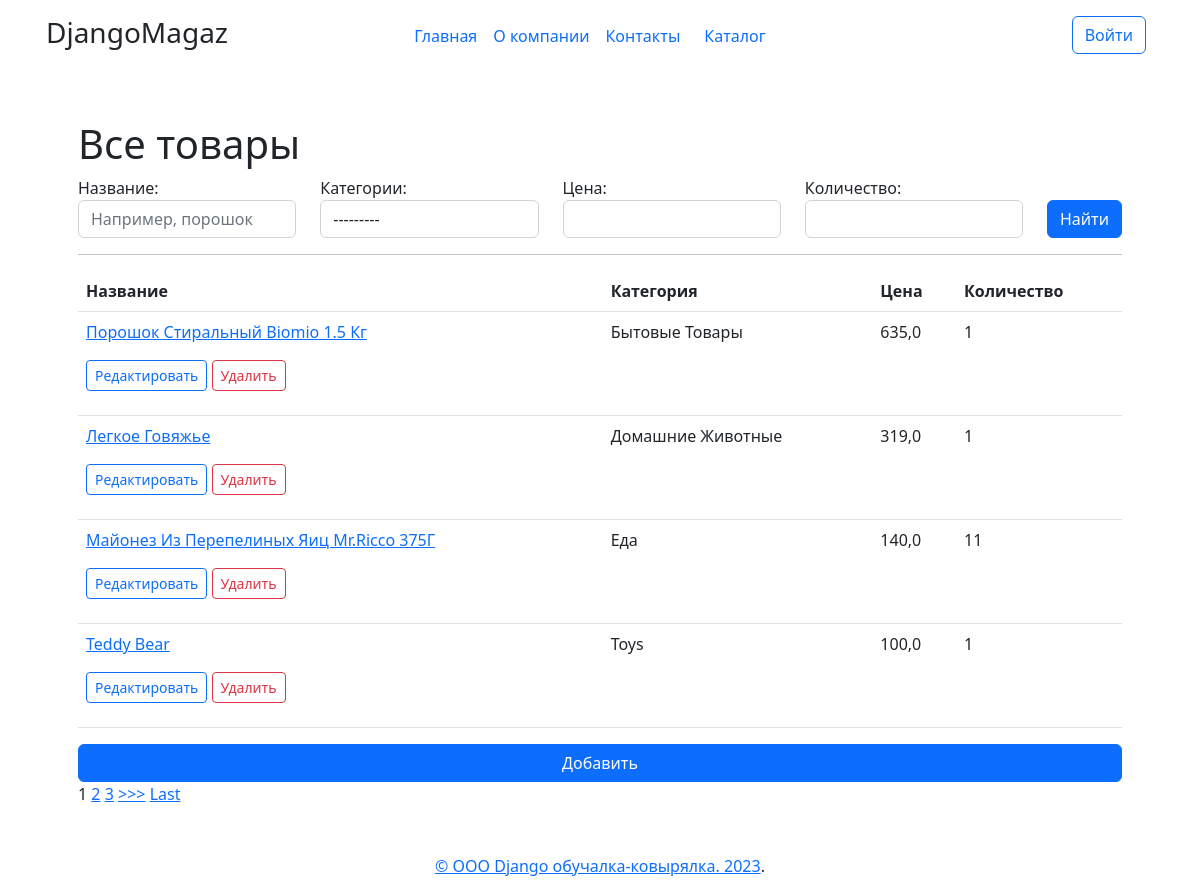
Before: /products/ with the older database file.
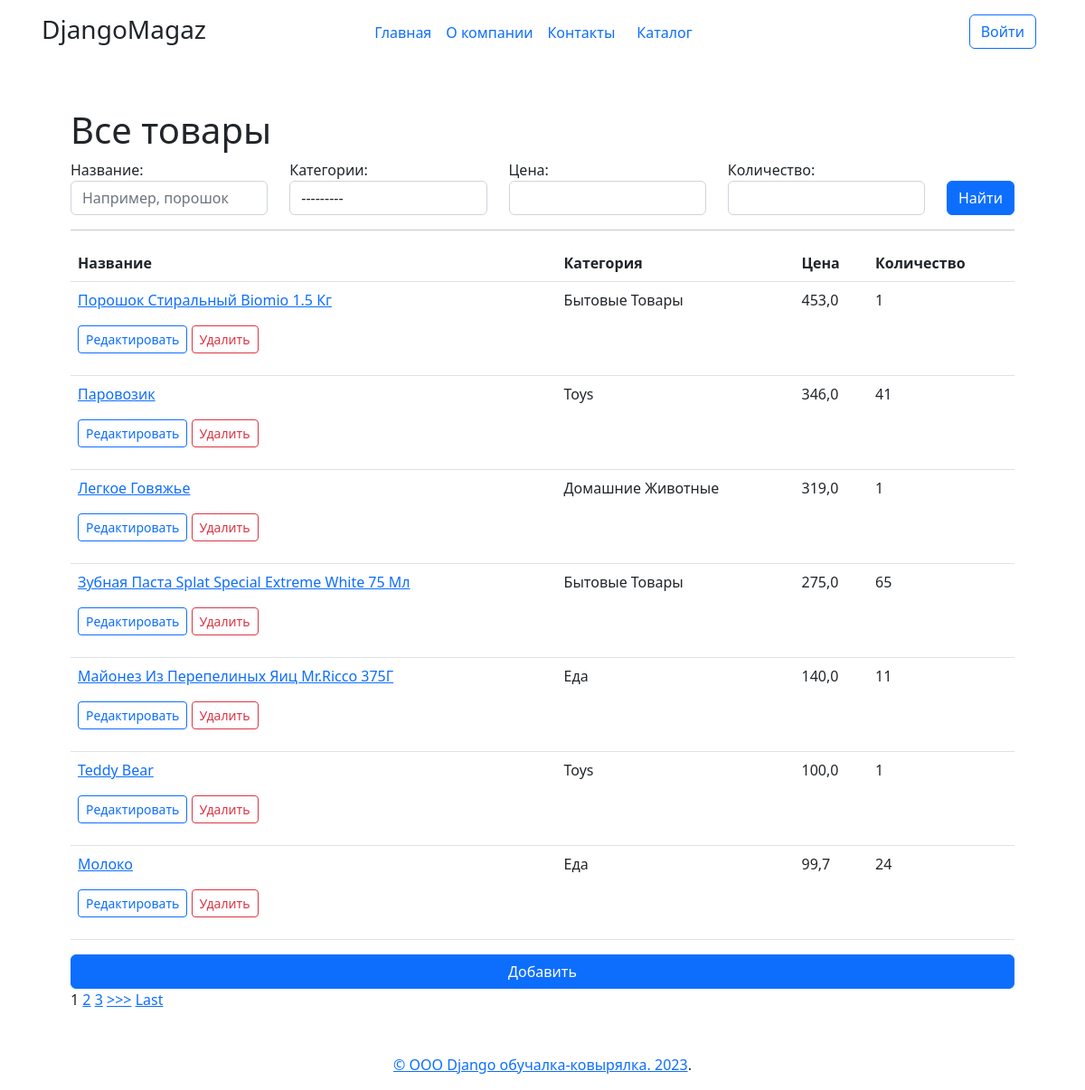
After: the same page with the newer database file.
### simpleapp/models.py (models this page shows, shortened)
class Product(models.Model):
    name = models.CharField(
        max_length=50,
        unique=True, # названия товаров не должны повторяться
    )
    description = models.TextField()
    quantity = models.IntegerField(
        validators=[MinValueValidator(0)],
    )
    category = models.ForeignKey(
        to='Category',
        on_delete=models.CASCADE,
        related_name='products', # все продукты в категории будут доступны через поле products
    )
    price = models.FloatField(
        validators=[MinValueValidator(0.0)],
    )
    objects = models.Manager()

class Category(models.Model):
    name = models.CharField(max_length=100, unique=True)  # названия категорий тоже не должны повторяться
    def __str__(self):
        return f'{self.name.title()}'

### simpleapp/views.py (the view)
# urls.py: path('', ProductList.as_view(), name='products'),
class ProductList(ListView):
    model = Product
    template_name = 'products.html'
    context_object_name = 'products'
    ordering = ['-price']
    paginate_by = 1 # поставим постраничный вывод в один элемент
    form_class = ProductForm # добавляем форм класс, чтобы получать доступ к форме через метод POST
    def get_context_data(self, **kwargs): # забираем отфильтрованные объекты переопределяя метод get_context_data у наследуемого класса (привет, полиморфизм, мы скучали!!!)
        context = super().get_context_data(**kwargs)
        context['filter'] = ProductFilter(self.request.GET, queryset=self.get_queryset()) # вписываем наш фильтр в контекст
        return context

### templates/products.html (shortened to what this page needs)
{% extends 'flatpages/defaultLayout.html' %}
{% load static %}
{% load widget_tweaks %}
{% block page_styles %}
<link rel="stylesheet" href="{% static 'general.css' %}">
{% endblock page_styles %}
{% block abracadabra %}
<h1>Все товары</h1>
<form method="GET">
    <div class="row  align-items-end">
        <div class="col">
            {{ filter.form.name.label_tag }}
            {% render_field filter.form.name class="form-control" placeholder="Например, порошок"%}
        </div>
        <div class="col">
            {{ filter.form.category.label_tag }}
            {% render_field filter.form.category class="form-control" %}
        </div>
        <div class="col">
            {{ filter.form.price.label_tag }}
            {% render_field filter.form.price class="form-control" %}
        </div>
        <div class="col">
            {{ filter.form.quantity.label_tag }}
            {% render_field filter.form.quantity class="form-control" %}
        </div>
        <div class="col-auto">
            <button type="submit" class="btn btn-primary">Найти</button>
          </div>
    </div>
</form>
<hr>
{% if products %}
<table class="table">
    <thead class="thead-dark">
        <tr>
            <th>
                Название
            </th>
            <th>
                Категория
            </th>
            <th>
                Цена
            </th>
            <th>
                Количество
            </th>
        </tr>
    </thead>
    <tbody>
        {% for product in filter.qs %}
        <tr>
            <td>
               <p> <a href="{% url 'product' product.id %}">{{ product.name|title }}</a> </p>
               <p>
                <a href="{% url 'product_update' product.id %}" class="btn btn-outline-primary btn-sm">Редактировать</a>
                <a href="{% url 'product_delete' product.id %}" class="btn btn-outline-danger btn-sm">Удалить</a>
               </p>
            </td>
            <td>
                {{ product.category.name|title }}
            </td>
            <td>
                {{ product.price }}
            </td>
            <td>
                {{ product.quantity }}
            </td>
        </tr>
        {% endfor %}
    </tbody>
</table>
{% else %}
    <h2>Товаров нет!</h2>
{% endif %}
<div class="d-grid gap-2">
    <a href="{% url 'product_create' %}" class="btn btn-primary" type="button">Добавить</a>
  </div>
{% if is_paginated %}
    {% for num in page_obj.paginator.page_range %}
        {% if page_obj.number == num %}
            <a>{{ num }}</a>
        {% elif num > page_obj.number|add:'-3' and num < page_obj.number|add:'3' %}
            <a href="?page={{ num }}">{{ num }}</a>
        {% endif %}
    {% endfor %}
    {% if page_obj.has_next %}
        <a href="?page={{ page_obj.next_page_number }}">>>></a>
        <a href="?page={{ page_obj.paginator.num_pages }}">Last</a>
    {% endif %}
{% endif %}
{% endblock abracadabra %}

### templates/flatpages/defaultLayout.html (shortened to what this page needs)
{% load flatpages %}
{% load static %}
<!DOCTYPE html>
<html lang="ru" class="">
<head>
    <link rel="stylesheet" href="https://cdn.jsdelivr.net/npm/bootstrap@5.2.3/dist/css/bootstrap.min.css">
    {% block page_styles %} {% endblock page_styles %}
</head>
<body class="d-flex flex-column h-100">
    <div class="container d-flex w-100 p-3 mx-auto flex-column">
      <header class="row">
        <div class="col-md-3 mb-2 mb-md-0">
          <h3 class="float-md-start mb-0">DjangoMagaz</h3>
        </div>
        {% get_flatpages as flatpages %}
        <nav class="nav col-md-6 mb-2 justify-content-center mb-md-0">
            {% for page in flatpages %}
            <li><a href="{{ page.url }}" class="nav-link px-2">{{ page.title }}</a></li>
            {% endfor %}
            <li><a href="{% url 'products'  %}" class="nav-link">Каталог</a></li>
        </nav>
        <div class="col-md-3 text-end">
          <button type="button" class="btn btn-outline-primary me-2"  data-bs-toggle="modal" data-bs-target="#exampleModal">Войти</button>
        </div>
      </header>
    </div>
          {% get_flatpages as flatpages %}
    <main class="container h-100 p-5">
      {% block abracadabra %}
      {% endblock abracadabra %}
    </main>
    <footer class="mt-auto text-center">
      <p><a href="https://getbootstrap.com/">© ООО Django обучалка-ковырялка. 2023</a>.</p>
    </footer>
  </body>
</html>

Changed rows visible on the page:
changed Product "Порошок Стиральный Biomio 1.5 Кг": price "635,0" → "453,0"
added Product: name "Паровозик", category.name "Toys", price "346,0", quantity "41"
added Product: name "Зубная Паста Splat Special Extreme White 75 Мл", category.name "Бытовые Товары", price "275,0", quantity "65"
added Product: name "Молоко", category.name "Еда", price "99,7", quantity "24"
